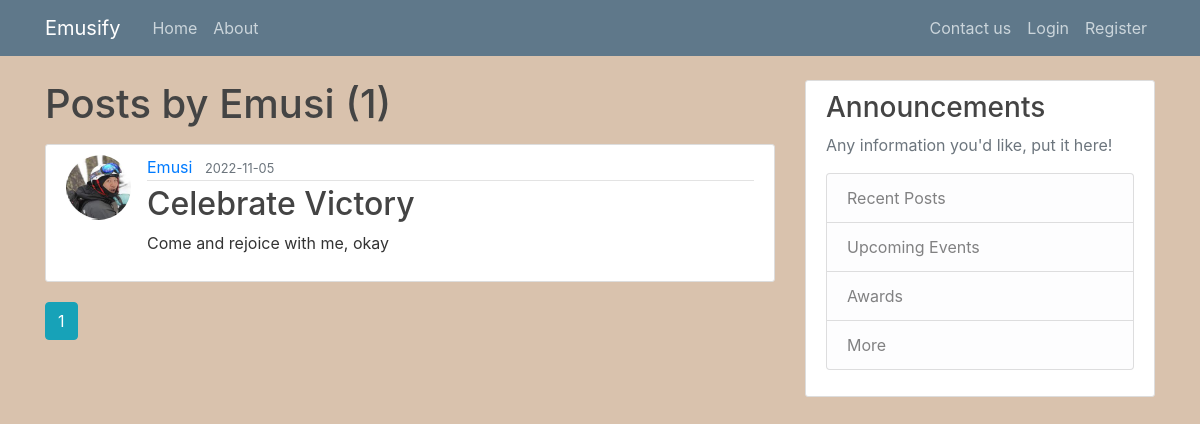
The page /user/Emusi on the database its author committed.
### blog/models.py (models this page shows, shortened)
class User(db.Model, UserMixin):
    id = db.Column(db.Integer, primary_key=True)
    username = db.Column(db.String(20), unique=True, nullable=False)
    email = db.Column(db.String(120), unique=True, nullable=False)
    image_file = db.Column(db.String(20), nullable=False, default='default.jpg')
    password = db.Column(db.String(60), nullable=False)
    posts = db.relationship('Post', backref='author', lazy=True)

class Post(db.Model):
    id = db.Column(db.Integer, primary_key=True)
    title = db.Column(db.String(100), nullable=False)
    date_posted = db.Column(db.DateTime, nullable=False, default=datetime.utcnow)
    content = db.Column(db.Text, nullable=False)
    user_id = db.Column(db.Integer, db.ForeignKey('user.id'), nullable=False)

### blog/routes.py (the view)
@app.route("/user/<string:username>")
def user_posts(username):
    page = request.args.get('page', 1, type=int)
    user = User.query.filter_by(username=username).first_or_404()
    posts = Post.query.filter_by(author=user)\
        .order_by(Post.date_posted.desc())\
        .paginate(page=page, per_page=5)
    return render_template('user_posts.html', posts=posts, user=user)

### blog/templates/user_posts.html
{% extends "layout.html" %}
{% block content %}
    <h1 class="mb-3">Posts by {{ user.username }} ({{ posts.total }})</h1>
    {% for post in posts.items %}
        <article class="media content-section">
          <img class="rounded-circle article-img" src="{{ url_for('static', filename='profile_pics/' + post.author.image_file) }}">
          <div class="media-body">
            <div class="article-metadata">
              <a class="mr-2" href="{{ url_for('user_posts', username=post.author.username) }}">{{ post.author.username }}</a>
              <small class="text-muted">{{ post.date_posted.strftime('%Y-%m-%d') }}</small>
            </div>
            <h2><a class="article-title" href="{{ url_for('post', post_id=post.id) }}">{{ post.title }}</a></h2>
            <p class="article-content">{{ post.content }}</p>
          </div>
        </article>
    {% endfor %}
    {% for page_num in posts.iter_pages(left_edge=1, right_edge=1, left_current=1, right_current=2) %}
      {% if page_num %}
        {% if posts.page == page_num %}
          <a class="btn btn-info mb-4" href="{{ url_for('user_posts', username=user.username, page=page_num) }}">{{ page_num }}</a>
        {% else %}
          <a class="btn btn-outline-info mb-4" href="{{ url_for('user_posts', username=user.username, page=page_num) }}">{{ page_num }}</a>
        {% endif %}
      {% else %}
        ...
      {% endif %}
    {% endfor %}
{% endblock content %}

### blog/static/main.css (style rules this page uses)
body { background: #d9c2ad; color: #333333; margin-top: 5rem; }
h1, h2, h3, h4, h5, h6 { color: #444444; }
.content-section { background: #ffffff; padding: 10px 20px; border: 1px solid #dddddd; border-radius: 3px; margin-bottom: 20px; }
.article-title { color: #444444; }
.article-content { white-space: pre-line; }
.article-img { height: 65px; width: 65px; margin-right: 16px; }
.article-metadata { padding-bottom: 1px; margin-bottom: 4px; border-bottom: 1px solid #e3e3e3 }

### rows shown on the page
User: username "Emusi"
Post: image_file (picture), author.username "Emusi", date_posted "2022-11-05", title "Celebrate Victory", content "Come and rejoice with me, okay"

### other values the page prints
{{ posts.total }} "1"
{{ page_num }} "1"
